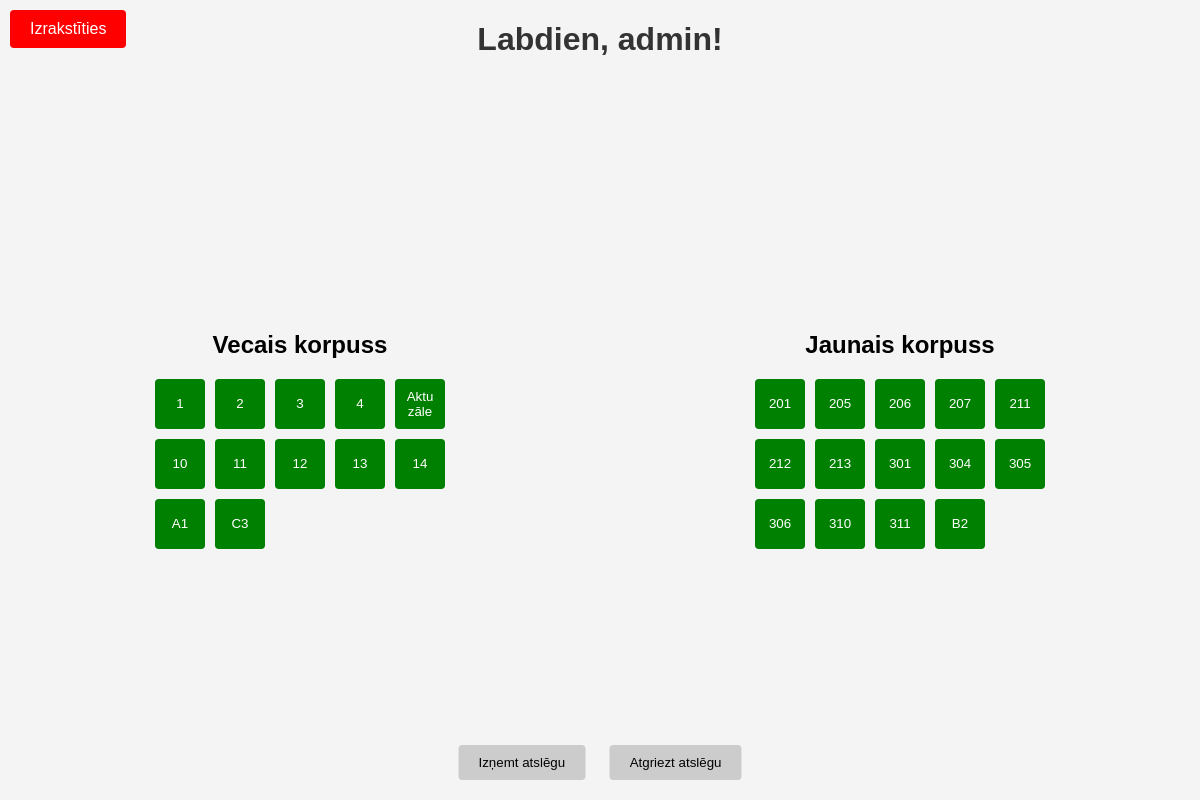
Page /atslegas (signed in) on the committed database.
### tables this page shows
CREATE TABLE atslegas (
            atslegas_id INTEGER PRIMARY KEY AUTOINCREMENT,
            atslegas_numurs TEXT NOT NULL,
            pieejamiba BOOLEAN NOT NULL,
            komentars TEXT,
            kastes_nr INTEGER NOT NULL
        );

### 11e_Server/galva.py (the view)
@app.route('/atslegas')
def atslegas():
    current_user = session.get('username')
    if current_user:
        with get_db_connection() as conn:
            cursor = conn.cursor()
            cursor.execute("SELECT atslegas_numurs, kastes_nr FROM atslegas WHERE kastes_nr IN (1, 2)")
            keys = cursor.fetchall()
        vecais_korpuss = [key['atslegas_numurs'] for key in keys if key['kastes_nr'] == 1]
        jaunais_korpuss = [key['atslegas_numurs'] for key in keys if key['kastes_nr'] == 2]
        return render_template('atslegas.html', username=current_user, vecais_korpuss=vecais_korpuss, jaunais_korpuss=jaunais_korpuss)
    else:
        flash('Lūdzu, pieslēdzieties vispirms.', 'danger')
        return redirect(url_for('login'))

### 11e_Server/galva.py (called while the page is built)
def get_db_connection():
    conn = sqlite3.connect('darbinieki.db')
    conn.row_factory = sqlite3.Row
    return conn

### 11e_Server/templates/atslegas.html (shortened to what this page needs)
<!DOCTYPE html>
<html lang="lv">
<head>
    <link rel="stylesheet" href="static/styles.css">
</head>
<body>
    <div class="container-atslegas">
        <h1>Labdien, {{ username }}!</h1>
        <div class="logout-container">
            <button class="logout-button" onclick="location.href='{{ url_for('logout') }}'">Izrakstīties</button>
        </div>
        <div class="top-container">
            <div class="left-subcontainer">
                <h2>Vecais korpuss</h2>
                <div class="button-container">
                    {% for key in vecais_korpuss %}
                        <button class="atslega-button">{{ key }}</button>
                    {% endfor %}
                </div>
            </div>
            <div class="right-subcontainer">
                <h2>Jaunais korpuss</h2>
                <div class="button-container">
                    {% for key in jaunais_korpuss %}
                        <button class="atslega-button">{{ key }}</button>
                    {% endfor %}
                </div>
            </div>
        </div>
        <div class="bottom-container">
            <button class="gray-button">Izņemt atslēgu</button>
            <button class="gray-button">Atgriezt atslēgu</button>
        </div>
    </div>
</body>
</html>

### 11e_Server/static/styles.css (style rules this page uses)
body { font-family: Arial, sans-serif; margin: 0; padding: 0; background-color: #f4f4f4; }
h1 { text-align: center; color: #333; }
.button-container { display: grid; grid-template-columns: repeat(6, 1fr); gap: 10px; }
.atslega-button { width: 100%; padding: 10px; background-color: green; color: #fff; border: none; border-radius: 4px; cursor: pointer; transition: background-color 0.3s; }
.container-atslegas { display: flex; flex-direction: column; align-items: center; height: 100vh; background-color: #f4f4f4; }
.top-container { width: 100%; flex-grow: 1; display: flex; }
.left-subcontainer, .right-subcontainer { flex-grow: 1; display: flex; flex-direction: column; align-items: center; justify-content: center; }
.button-container { display: grid; grid-template-columns: repeat(5, 1fr); gap: 10px; margin-bottom: 20px; }
.atslega-button { width: 50px; height: 50px; background-color: green; color: white; border: none; border-radius: 4px; cursor: pointer; }
.bottom-container { position: absolute; bottom: 20px; left: 50%; transform: translateX(-50%); }
.bottom-container button { margin: 0 10px; }
.gray-button { padding: 10px 20px; background-color: #ccc; border: none; border-radius: 4px; cursor: pointer; }
.logout-container { position: absolute; top: 10px; left: 10px; }
.logout-button { padding: 10px 20px; background-color: #ff0000; color: white; border: none; border-radius: 4px; cursor: pointer; font-size: 16px; }

### rows in the picture
atslegas: atslegas_numurs "Aktu zāle"
atslegas: atslegas_numurs "10"
atslegas: atslegas_numurs "11"
atslegas: atslegas_numurs "12"
atslegas: atslegas_numurs "13"
atslegas: atslegas_numurs "14"
atslegas: atslegas_numurs "A1"
atslegas: atslegas_numurs "C3"
atslegas: atslegas_numurs "201"
atslegas: atslegas_numurs "205"
atslegas: atslegas_numurs "206"
atslegas: atslegas_numurs "207"
atslegas: atslegas_numurs "211"
atslegas: atslegas_numurs "212"
atslegas: atslegas_numurs "213"
atslegas: atslegas_numurs "301"
atslegas: atslegas_numurs "304"
atslegas: atslegas_numurs "305"
atslegas: atslegas_numurs "306"
atslegas: atslegas_numurs "310"
atslegas: atslegas_numurs "311"
atslegas: atslegas_numurs "B2"

### other values in the picture
{{ username }} "admin"
{{ key }} "1" "2" "3" "4"
